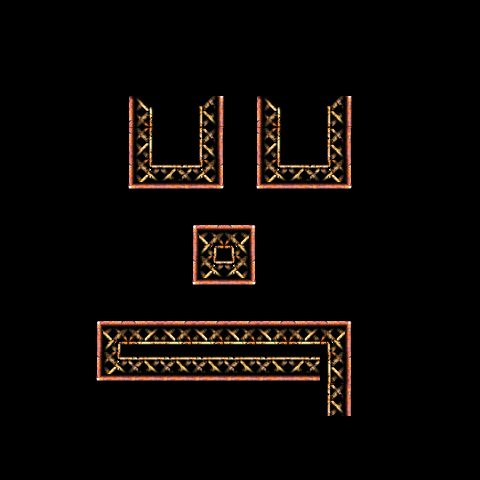

Tiled map render using the project's own tile images. Description and the map definition, with tile-layer contents summarised, below:
An orthogonal 15x15 tile map with 32x32 px tiles, 1 tile layer (ground&bridges) and 15 objects (13x platform, player, end).

<map version="1.0" orientation="orthogonal" width="15" height="15" tilewidth="32" tileheight="32">
 <properties>
  <property name="id" value="1" />
 </properties>
 <tileset firstgid="1" name="atlas" tilewidth="32" tileheight="32">
  <image source="../images/atlas.png" trans="ff00ff" width="496" height="145" />
 </tileset>
 <layer name="ground&amp;bridges" width="15" height="15">
  <data>[225 cells, 35 non-empty, 13 distinct tile ids]</data>
 </layer>
 <objectgroup name="roller&amp;end" width="15" height="15">
  <object type="player" x="289" y="128" width="26" height="26">
   <ellipse />
  </object>
  <object type="end" x="291" y="385" width="30" height="29" />
 </objectgroup>
 <objectgroup name="collisions" width="15" height="15">
  <object type="platform" x="0" y="-3" width="477" height="60" />
  <object type="platform" x="-3" y="-11" width="61" height="493" />
  <object type="platform" x="-9" y="414" width="492" height="70" />
  <object type="platform" x="420" y="-4" width="63" height="487" />
  <object type="platform" x="129" y="95" width="22" height="96" />
  <object type="platform" x="129" y="164" width="92" height="25" />
  <object type="platform" x="199" y="96" width="22" height="94" />
  <object type="platform" x="259" y="95" width="20" height="94" />
  <object type="platform" x="257" y="167" width="91" height="22" />
  <object type="platform" x="327" y="95" width="23" height="93" />
  <object type="platform" x="192" y="224" width="62" height="63" />
  <object type="platform" x="97" y="321" width="251" height="55" />
  <object type="platform" x="329" y="343" width="20" height="74" />
 </objectgroup>
</map>